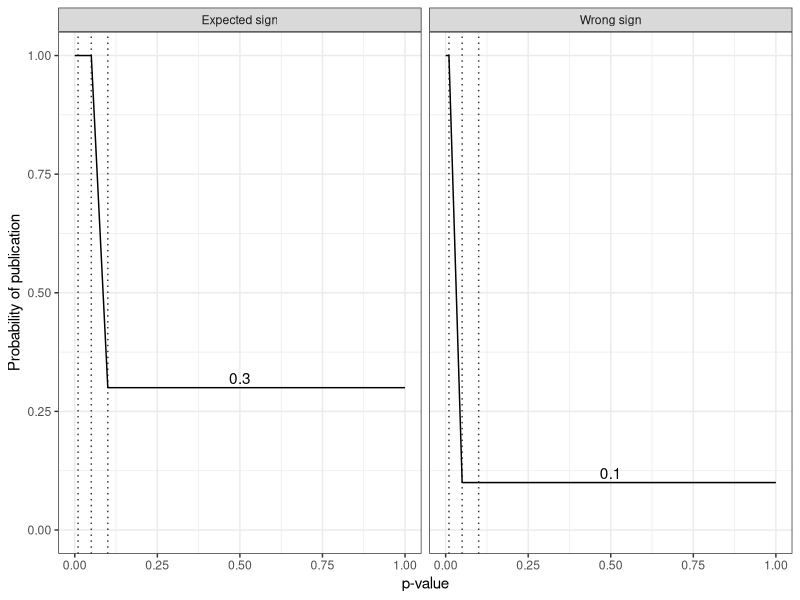
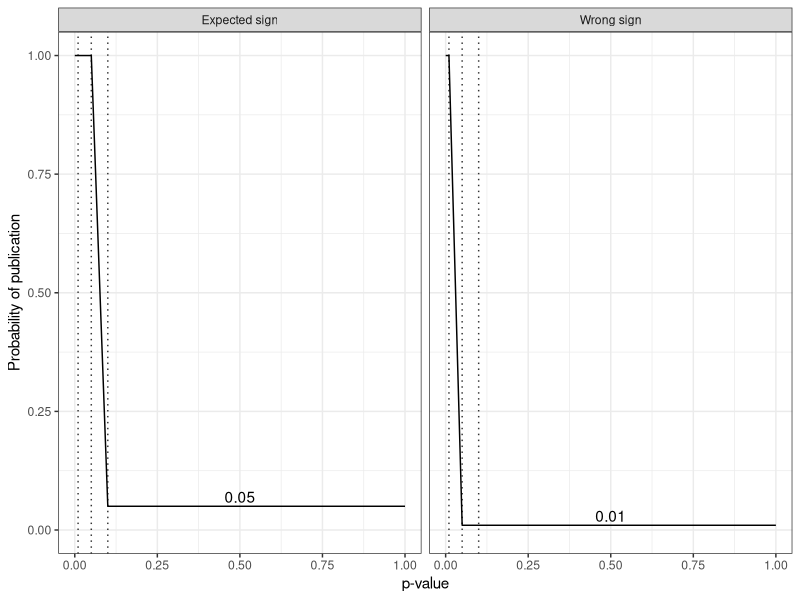
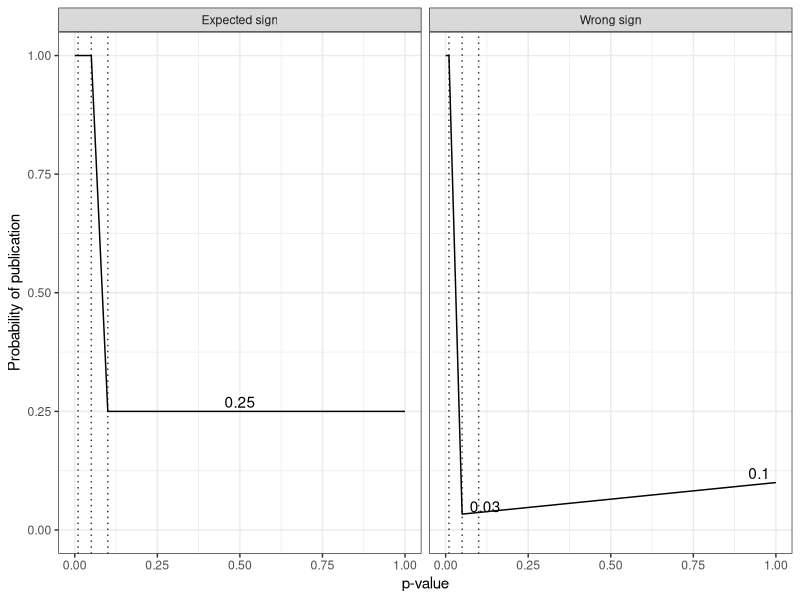
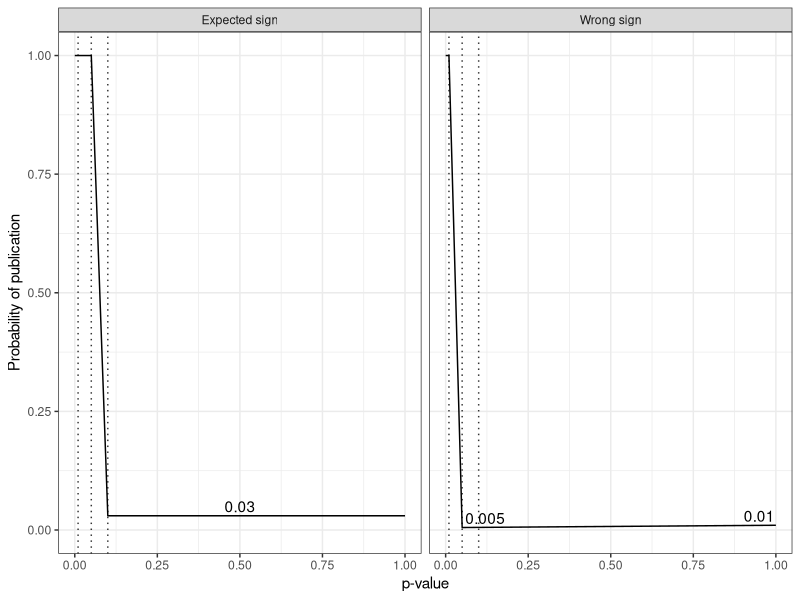

Recreate these plots in R, in order. (Note: this script raises an error after producing the figures.)
clamp <- function(x) {if (x > 1) x=1; if (x < 0) x = 0; return(x)}

#' @param posSign_NS_baseRate What's the probability that a p > .10 in the right direction enters the literature?
#' @param negSign_NS_baseRate What's the probability that a p > .05 in the wrong direction enters the literature?
#' @param direction +1: Expected direction, -1: wrong direction
censor <- function(pObs, direction, posSign_NS_baseRate = 0.3, negSign_NS_baseRate = 0.05){
	
  if(direction > 0 & pObs < .05){       #right direction, sig
    pubProb = 1
	#}else if(direction > 0 & pObs < .05){ #right direction, standard sig
    #pubProb = .98
  }else if(direction > 0 & pObs >= .05 & pObs <= .1){ #right direction, trending
    pubProb = 1-((1-posSign_NS_baseRate)/.05)*(pObs-.05)
  }else if (direction > 0 & pObs > .1){	# right direction; non-significant (p > .1)
    pubProb =posSign_NS_baseRate
  }else if(direction <= 0 & pObs < .01){	# wrong direction, highly sig.
    pubProb= 1
  }else if(direction <= 0 & pObs >= .01 & pObs < .05){ # wrong direction, standard sig.
    pubProb= 1-((1-negSign_NS_baseRate)/.04)*(pObs-.01)
  }else if(direction <= 0 & pObs >= .05){	# wrong direction, non-sig.
    pubProb=negSign_NS_baseRate
  }
  return(pubProb)
}


plotCensorFunction <- function(posSign_NS_baseRate = 0.3, negSign_NS_baseRate = 0.05) {
	pubProb <- data.frame()
	for (p in seq(0, 1, by=0.001)) {
		pubProb <- rbind(pubProb, data.frame(p=p, d=-1, facet="Wrong sign", pubProb=censor(p, -1, posSign_NS_baseRate, negSign_NS_baseRate)))
		pubProb <- rbind(pubProb, data.frame(p=p, d=+1, facet="Expected sign", pubProb=censor(p, +1, posSign_NS_baseRate, negSign_NS_baseRate)))
	}

	ann <- data.frame(
		facet = c("Wrong sign", "Expected sign"),
		label = c(negSign_NS_baseRate, posSign_NS_baseRate)
	)

	library(ggplot2)
	ggplot(pubProb, aes(x=p, y=pubProb)) + 
		geom_vline(xintercept=c(.01, .05, .1), linetype="dotted", color="grey20") + geom_line() + 
		facet_wrap(~facet) + theme_bw() + coord_cartesian(ylim=c(0, 1)) + 
		geom_text(data=ann, aes(label=label, y=label), x=0.5, vjust=-0.3) + ylab("Probability of publication") + xlab("p-value")
}

plotCensorFunction(0.30, 0.10)

plotCensorFunction(0.05, 0.01)


# ---------------------------------------------------------------------
# 

censor2 <- function(pObs, direction, posSign_NS_baseRate = 0.3, negSign_NS_baseRate1 = 0.05, negSign_NS_baseRate2 = 0.10){
	
  if(direction > 0 & pObs < .05){       #right direction, sig
    pubProb = 1
	#}else if(direction > 0 & pObs < .05){ #right direction, standard sig
    #pubProb = .98
  } else if(direction > 0 & pObs >= .05 & pObs <= .1){ #right direction, trending
    pubProb = 1-((1-posSign_NS_baseRate)/.05)*(pObs-.05)
  } else if (direction > 0 & pObs > .1){	# right direction; non-significant (p > .1)
    pubProb = posSign_NS_baseRate
  } else if(direction <= 0 & pObs < .01){	# wrong direction, highly sig.
    pubProb = 1
  } else if(direction <= 0 & pObs >= .01 & pObs < .05){ # storng decay to negSign_NS_baseRate1
    pubProb= 1-((1-negSign_NS_baseRate1)/.04)*(pObs-.01)
  } else if(direction <= 0 & pObs >= .05){	# increase to negSign_NS_baseRate2
    pubProb= negSign_NS_baseRate1 + pObs*(negSign_NS_baseRate2 - negSign_NS_baseRate1)
  }
		
  return(pubProb)
}

plotCensorFunction2 <- function(posSign_NS_baseRate = 0.3, negSign_NS_baseRate1 = 0.05, negSign_NS_baseRate2 = 0.15) {
	pubProb <- data.frame()
	for (p in seq(0, 1, by=0.001)) {
		pubProb <- rbind(pubProb, data.frame(p=p, d=-1, facet="Wrong sign", pubProb=censor2(p, -1, posSign_NS_baseRate, negSign_NS_baseRate1, negSign_NS_baseRate2)))
		pubProb <- rbind(pubProb, data.frame(p=p, d=+1, facet="Expected sign", pubProb=censor2(p, +1, posSign_NS_baseRate, negSign_NS_baseRate1, negSign_NS_baseRate2)))
	}

	ann <- data.frame(
		facet = c("Wrong sign", "Wrong sign", "Expected sign"),
		xPos = c(.12, .95, .5),
		y = c(negSign_NS_baseRate1, negSign_NS_baseRate2, posSign_NS_baseRate),
		label = c(negSign_NS_baseRate1, negSign_NS_baseRate2, posSign_NS_baseRate)
	)

	library(ggplot2)
	ggplot(pubProb, aes(x=p, y=pubProb)) + 
		geom_vline(xintercept=c(.01, .05, .1), linetype="dotted", color="grey20") + geom_line() + 
		facet_wrap(~facet) + theme_bw() + coord_cartesian(ylim=c(0, 1)) + ylab("Probability of publication") + xlab("p-value") +
		geom_text(data=ann, aes(label=label, x=xPos, y=y), vjust=-0.3)
}

plotCensorFunction2(0.25, 0.03, 0.10)
plotCensorFunction2(0.03, 0.005, 0.01)



# ---------------------------------------------------------------------
# 


pH1 <- 1				# rate of true hypotheses
alpha <- .05		# alpha
Pow <- .35			# average power
selProp <- .05	# probability that a nonsig. result enters the literature

percSig <- (Pow*pH1) + (alpha*(1-pH1))
publishedStudies <- percSig + (1-percSig)*selProp
sigRatio <- percSig / publishedStudies


# solve for selProp:
selProp <- (((pH1-1)*percSig - pH1 + 1) * alpha - pH1*Pow*percSig + pH1*Pow) / ((pH1-1)*percSig*alpha + (1 - pH1*Pow)*percSig)
selProp


pH1 <- 0.3				# rate of true hypotheses
alpha <- .05		# alpha
Pow <- .5			# average power
percSig <- .90

selProp <- (((pH1-1)*percSig - pH1 + 1) * alpha - pH1*Pow*percSig + pH1*Pow) / ((pH1-1)*percSig*alpha + (1 - pH1*Pow)*percSig)
selProp


# ---------------------------------------------------------------------
#

X1 <- simMA(500, 0.2, .1, "med", censorFunc="0", verbose=TRUE)
X2 <- simMA(500, 0.2, .1, "med", censorFunc="A", verbose=TRUE)
X3 <- simMA(500, 0.2, .1, "med", censorFunc="B", verbose=TRUE)

mean(X1$d)
mean(X2$d)
mean(X3$d)

prop.table(table(X1$p < .05))
prop.table(table(X2$p < .05))
prop.table(table(X3$p < .05))
